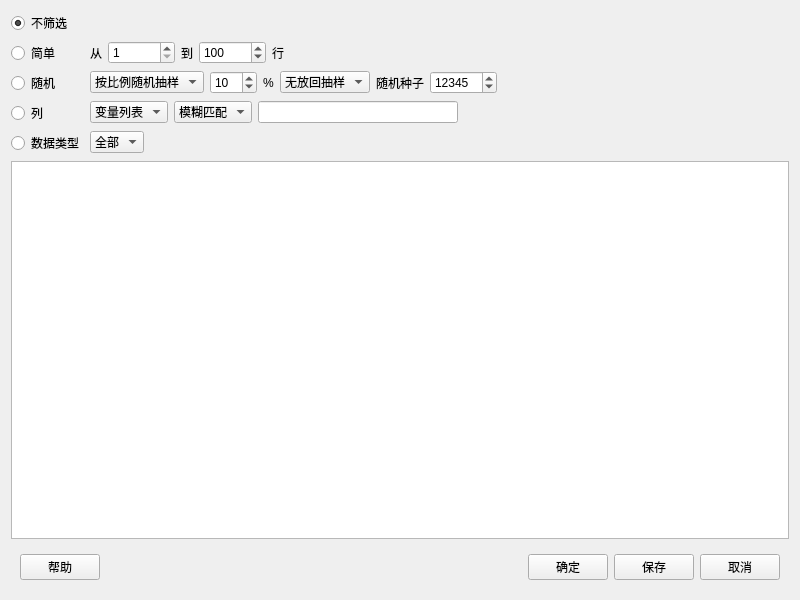
<?xml version="1.0" encoding="UTF-8"?>
<ui version="4.0">
 <class>Form</class>
 <widget class="QWidget" name="Form">
  <property name="geometry">
   <rect>
    <x>0</x>
    <y>0</y>
    <width>800</width>
    <height>600</height>
   </rect>
  </property>
  <property name="windowTitle">
   <string>数据-行筛选</string>
  </property>
  <layout class="QVBoxLayout" name="verticalLayout">
   <item>
    <layout class="QFormLayout" name="formLayout">
     <item row="0" column="0">
      <widget class="QRadioButton" name="radioButton_no_filter">
       <property name="text">
        <string>不筛选</string>
       </property>
       <property name="checked">
        <bool>true</bool>
       </property>
      </widget>
     </item>
     <item row="1" column="0">
      <widget class="QRadioButton" name="radioButton_simple">
       <property name="text">
        <string>简单</string>
       </property>
      </widget>
     </item>
     <item row="1" column="1">
      <layout class="QHBoxLayout" name="horizontalLayout_3">
       <item>
        <widget class="QLabel" name="label">
         <property name="text">
          <string>从</string>
         </property>
        </widget>
       </item>
       <item>
        <widget class="QSpinBox" name="spinBox_start">
         <property name="minimum">
          <number>1</number>
         </property>
         <property name="maximum">
          <number>999999999</number>
         </property>
        </widget>
       </item>
       <item>
        <widget class="QLabel" name="label_2">
         <property name="text">
          <string>到</string>
         </property>
        </widget>
       </item>
       <item>
        <widget class="QSpinBox" name="spinBox_end">
         <property name="maximum">
          <number>999999999</number>
         </property>
         <property name="value">
          <number>100</number>
         </property>
        </widget>
       </item>
       <item>
        <widget class="QLabel" name="label_3">
         <property name="text">
          <string>行</string>
         </property>
        </widget>
       </item>
       <item>
        <spacer name="horizontalSpacer_5">
         <property name="orientation">
          <enum>Qt::Horizontal</enum>
         </property>
         <property name="sizeHint" stdset="0">
          <size>
           <width>40</width>
           <height>20</height>
          </size>
         </property>
        </spacer>
       </item>
      </layout>
     </item>
     <item row="2" column="0">
      <widget class="QRadioButton" name="radioButton_random">
       <property name="text">
        <string>随机</string>
       </property>
      </widget>
     </item>
     <item row="2" column="1">
      <layout class="QHBoxLayout" name="horizontalLayout">
       <item>
        <widget class="QComboBox" name="comboBox_random">
         <item>
          <property name="text">
           <string>按比例随机抽样</string>
          </property>
         </item>
         <item>
          <property name="text">
           <string>按行数随机抽样</string>
          </property>
         </item>
        </widget>
       </item>
       <item>
        <widget class="QSpinBox" name="spinBox_random">
         <property name="maximum">
          <number>100</number>
         </property>
         <property name="value">
          <number>10</number>
         </property>
        </widget>
       </item>
       <item>
        <widget class="QLabel" name="label_random">
         <property name="text">
          <string>%</string>
         </property>
        </widget>
       </item>
       <item>
        <widget class="QComboBox" name="comboBox_replace">
         <item>
          <property name="text">
           <string>无放回抽样</string>
          </property>
         </item>
         <item>
          <property name="text">
           <string>有放回抽样</string>
          </property>
         </item>
        </widget>
       </item>
       <item>
        <widget class="QLabel" name="label_4">
         <property name="text">
          <string>随机种子</string>
         </property>
        </widget>
       </item>
       <item>
        <widget class="QSpinBox" name="spinBox_random_state">
         <property name="maximum">
          <number>999999999</number>
         </property>
         <property name="value">
          <number>12345</number>
         </property>
        </widget>
       </item>
       <item>
        <spacer name="horizontalSpacer_3">
         <property name="orientation">
          <enum>Qt::Horizontal</enum>
         </property>
         <property name="sizeHint" stdset="0">
          <size>
           <width>40</width>
           <height>20</height>
          </size>
         </property>
        </spacer>
       </item>
      </layout>
     </item>
     <item row="3" column="0">
      <widget class="QRadioButton" name="radioButton_column">
       <property name="text">
        <string>列</string>
       </property>
      </widget>
     </item>
     <item row="3" column="1">
      <layout class="QHBoxLayout" name="horizontalLayout_2">
       <item>
        <widget class="QComboBox" name="comboBox_columns">
         <item>
          <property name="text">
           <string>变量列表</string>
          </property>
         </item>
        </widget>
       </item>
       <item>
        <widget class="QComboBox" name="comboBox_col_condition">
         <item>
          <property name="text">
           <string>模糊匹配</string>
          </property>
         </item>
         <item>
          <property name="text">
           <string>in</string>
          </property>
         </item>
         <item>
          <property name="text">
           <string>not in</string>
          </property>
         </item>
         <item>
          <property name="text">
           <string>=</string>
          </property>
         </item>
         <item>
          <property name="text">
           <string>&gt;</string>
          </property>
         </item>
         <item>
          <property name="text">
           <string>&gt;=</string>
          </property>
         </item>
         <item>
          <property name="text">
           <string>&lt;</string>
          </property>
         </item>
         <item>
          <property name="text">
           <string>&lt;=</string>
          </property>
         </item>
        </widget>
       </item>
       <item>
        <widget class="QLineEdit" name="lineEdit_col_find">
         <property name="maximumSize">
          <size>
           <width>200</width>
           <height>16777215</height>
          </size>
         </property>
         <property name="text">
          <string/>
         </property>
        </widget>
       </item>
       <item>
        <spacer name="horizontalSpacer_4">
         <property name="orientation">
          <enum>Qt::Horizontal</enum>
         </property>
         <property name="sizeHint" stdset="0">
          <size>
           <width>13</width>
           <height>20</height>
          </size>
         </property>
        </spacer>
       </item>
      </layout>
     </item>
     <item row="4" column="0">
      <widget class="QRadioButton" name="radioButton_dtype">
       <property name="text">
        <string>数据类型</string>
       </property>
      </widget>
     </item>
     <item row="4" column="1">
      <layout class="QHBoxLayout" name="horizontalLayout_5">
       <item>
        <widget class="QComboBox" name="comboBox_dtype">
         <item>
          <property name="text">
           <string>全部</string>
          </property>
         </item>
        </widget>
       </item>
       <item>
        <spacer name="horizontalSpacer_6">
         <property name="orientation">
          <enum>Qt::Horizontal</enum>
         </property>
         <property name="sizeHint" stdset="0">
          <size>
           <width>13</width>
           <height>20</height>
          </size>
         </property>
        </spacer>
       </item>
      </layout>
     </item>
    </layout>
   </item>
   <item>
    <widget class="QTableWidget" name="tableWidget_dataset"/>
   </item>
   <item>
    <widget class="QWidget" name="widget" native="true">
     <layout class="QHBoxLayout" name="horizontalLayout_6">
      <item>
       <widget class="QPushButton" name="pushButton_help">
        <property name="text">
         <string>帮助</string>
        </property>
       </widget>
      </item>
      <item>
       <spacer name="horizontalSpacer">
        <property name="orientation">
         <enum>Qt::Horizontal</enum>
        </property>
        <property name="sizeHint" stdset="0">
         <size>
          <width>40</width>
          <height>20</height>
         </size>
        </property>
       </spacer>
      </item>
      <item>
       <widget class="QPushButton" name="pushButton_ok">
        <property name="text">
         <string>确定</string>
        </property>
       </widget>
      </item>
      <item>
       <widget class="QPushButton" name="pushButton_save">
        <property name="toolTip">
         <string>另存为新的数据集</string>
        </property>
        <property name="text">
         <string>保存</string>
        </property>
       </widget>
      </item>
      <item>
       <widget class="QPushButton" name="pushButton_cancel">
        <property name="text">
         <string>取消</string>
        </property>
       </widget>
      </item>
     </layout>
    </widget>
   </item>
  </layout>
 </widget>
 <resources/>
 <connections/>
</ui>
